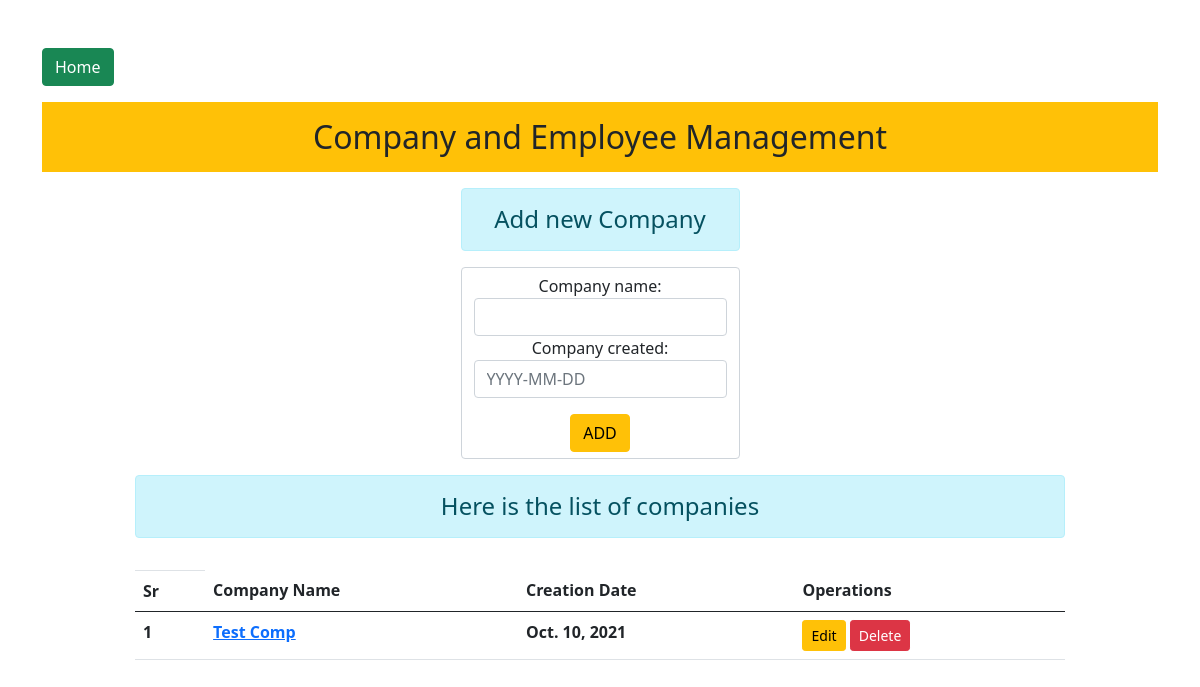
Before: / with the older database file.
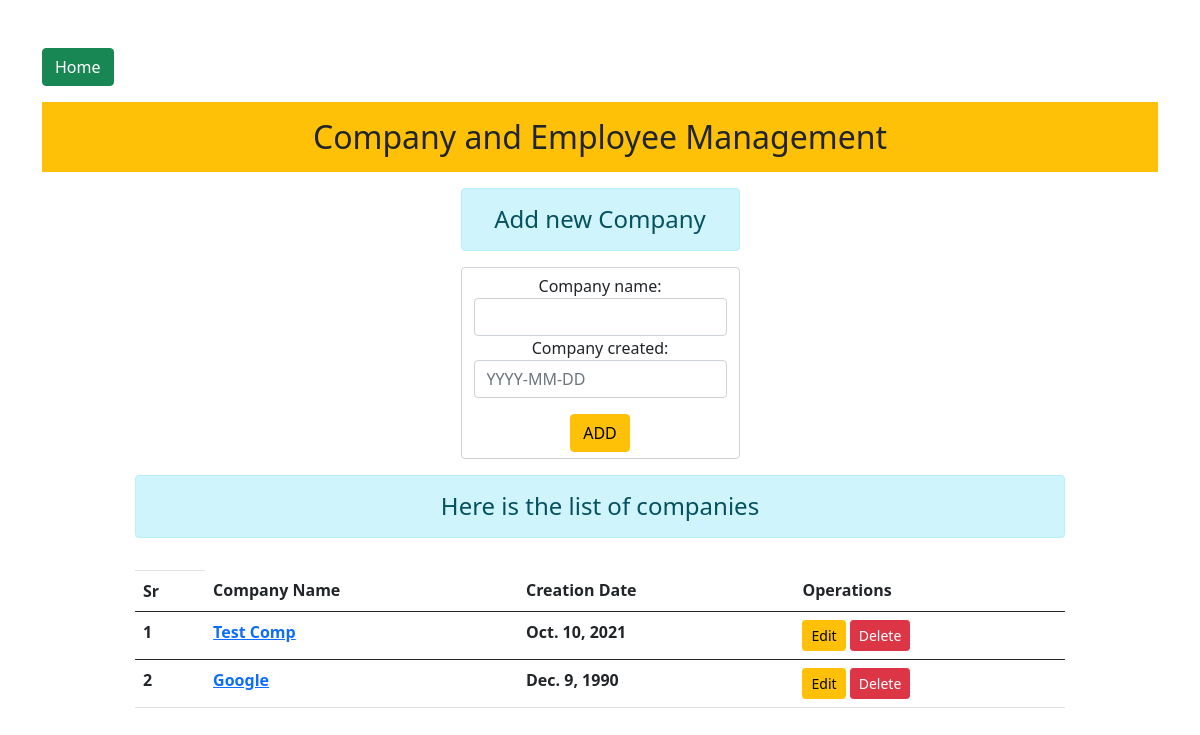
After: the same page with the newer database file.
### empman/models.py (models this page shows)
class companyModel(models.Model): #this is the company model
    company_name = models.CharField(max_length=100,blank=False)
    company_created = models.DateField(blank=False)

### empman/views.py (the view)
# urls.py: path('',views.companyShowView,name='index'),
def companyShowView(request):
    if request.method == 'POST':
        form = companyForm(request.POST)
        if form.is_valid():
            form.save()
            form = companyForm() #to refresh and show blank form after the sumbit
    else:
        form = companyForm()
    comp = companyModel.objects.all()
    return render(request,'empman/companyshow.html',{'form':form,'comp':comp})

### empman/forms.py
class companyForm(forms.ModelForm):
    class Meta:
        model = companyModel
        fields = ['company_name','company_created'] #getting the fileds from the company model
        widgets = {
            'company_name' : forms.TextInput(attrs={'class':'form-control '}), #bootstrap class
            'company_created':forms.TextInput(attrs={'class':'form-control','placeholder':'YYYY-MM-DD'}) #bootstrap class
        }

### empman/templates/empman/companyshow.html (shortened to what this page needs)
{% extends 'empman/base.html' %}
{% block content %}
<center>
<div class="col-sm-3">
    <h4 class="alert alert-info">Add new Company</h4>
    <form class="form-control" method="POST">
    {{ form }}
    <input type="submit" class="btn btn-warning" value="ADD" id="add">
</form>
</div>
<div class="col-sm-10">
    <h4 class="alert alert-info">Here is the list of companies</h4>
    <table class="table table-hover">
        <th class="thead-dark">
        <tr>
            <th scope="col">Sr</th>
            <th scope="col">Company Name</th>
            <th scope="col">Creation Date</th>
            <th scope="col">Operations</th>
        </tr>
        </th>
        <tbody>
          {% for comps in comp %}
          <tr>
            <th scope="col">{{comps.id}}</th>
            <th scope="col"><a href="{% url 'showemp' comps.id %}">{{comps.company_name}}</a></th>
            <th scope="col">{{comps.company_created}}</th>
            <td>
                <a href="{% url 'editcomp' comps.id %}" class="btn btn-warning btn-sm">Edit</a>
                <form action="{% url 'deletecomp' comps.id %}" method="POST" class="d-inline">
                    <input type="submit" value="Delete" class="btn btn-danger btn-sm">
                </form>
            </td>
          </tr>
        </tbody>
        {% endfor %}
</div>
</center>
{% endblock content %}

Changed rows visible on the page:
added companyModel: id "2", company_name "Google", company_created "Dec. 9, 1990"
